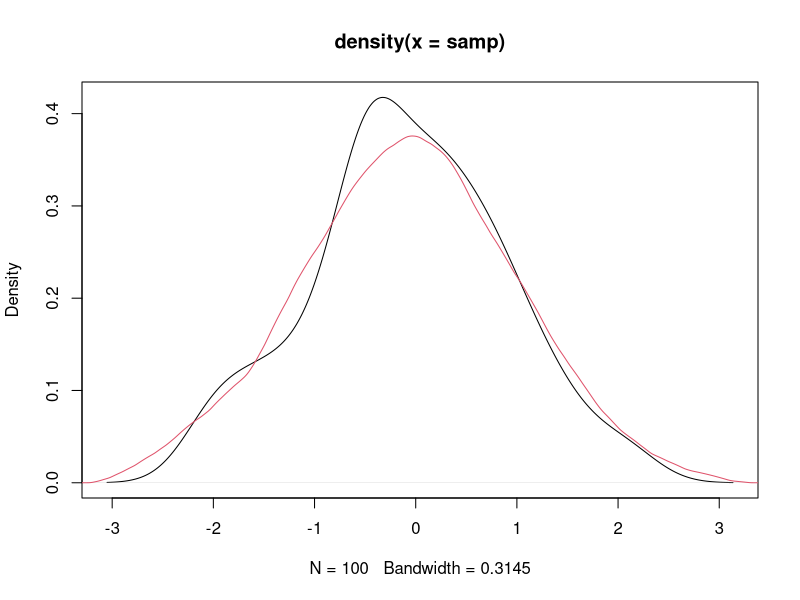
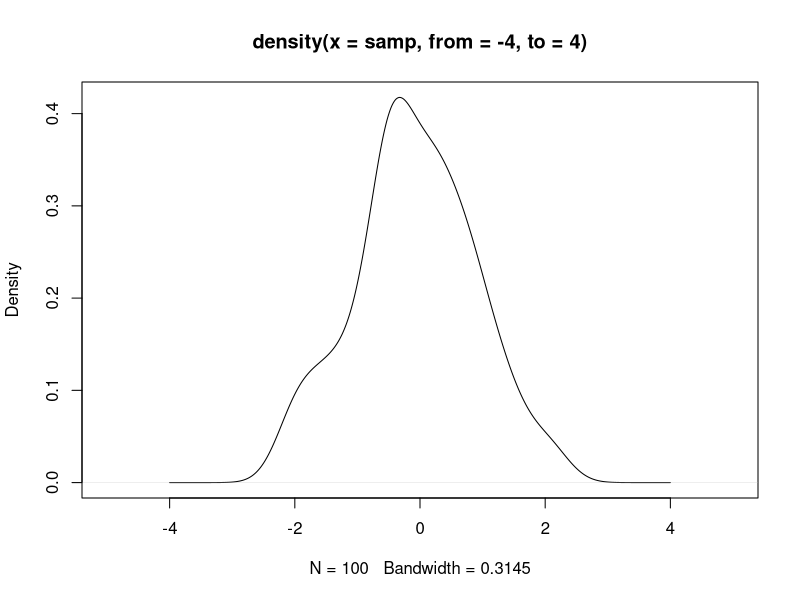
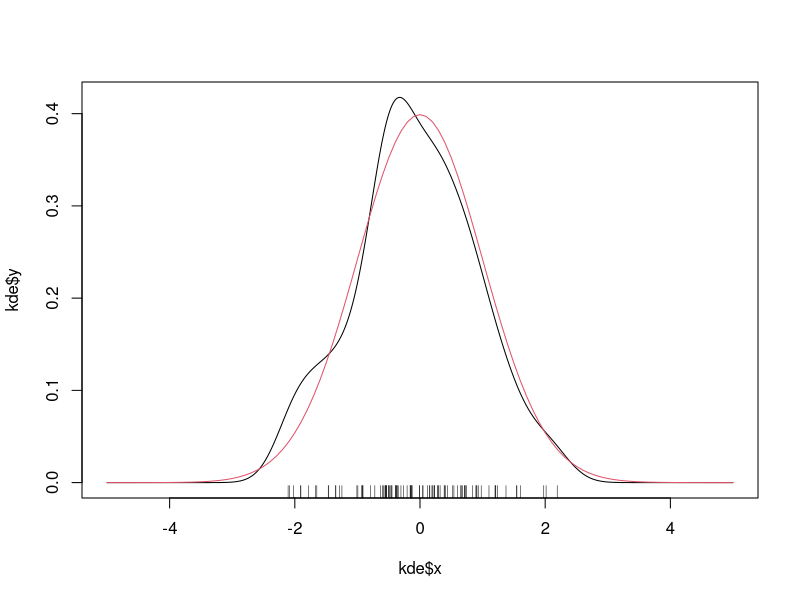
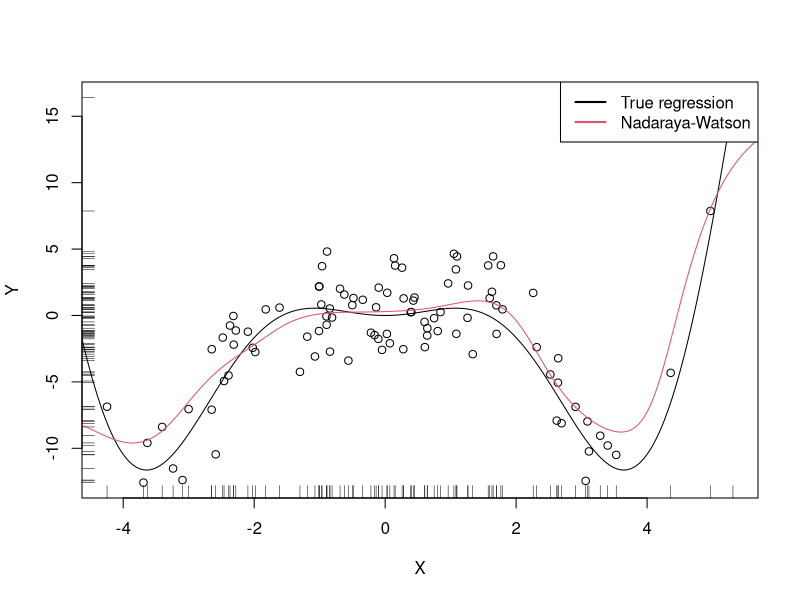

The R script that drew these images, in order: (Note: this script raises an error after producing the figures.)
## ---- chunk 1
knitr::include_app('https://ec2-35-177-34-200.eu-west-2.compute.amazonaws.com/kde/', height = '1000px')
## ---- chunk 2
# Sample 100 points from a N(0, 1)
set.seed(1234567)
samp <- rnorm(n = 100, mean = 0, sd = 1)

# Quickly compute a kde and plot the density object
# Automatically chooses bandwidth and uses normal kernel
plot(density(x = samp))

# Select a particular bandwidth (0.5) and kernel (Epanechnivok)
lines(density(x = samp, bw = 0.5, kernel = "epanechnikov"), col = 2)

# density automatically chooses the interval for plotting the kde
# (observe that the black line goes to roughly between -3 and 3)
# This can be tuned using "from" and "to"
plot(density(x = samp, from = -4, to = 4), xlim = c(-5, 5))

# The density object is a list
kde <- density(x = samp, from = -5, to = 5, n = 1024)
str(kde)
# Note that the evaluation grid "x"" is not directly controlled, only through
# "from, "to", and "n" (better use powers of 2)
plot(kde$x, kde$y, type = "l")
curve(dnorm(x), col = 2, add = TRUE) # True density
rug(samp)
## ---- chunk 3
# Nadaraya-Watson
mNW <- function(x, X, Y, h, K = dnorm) {

  # Arguments
  # x: evaluation points
  # X: vector (size n) with the predictors
  # Y: vector (size n) with the response variable
  # h: bandwidth
  # K: kernel

  # Matrix of size n x length(x)
  Kx <- sapply(X, function(Xi) K((x - Xi) / h) / h)

  # Weights
  W <- Kx / rowSums(Kx) # Column recycling!

  # Means at x ("drop" to drop the matrix attributes)
  drop(W %*% Y)

}

# Generate some data to test the implementation
set.seed(12345)
n <- 100
eps <- rnorm(n, sd = 2)
m <- function(x) x^2 * cos(x)
X <- rnorm(n, sd = 2)
Y <- m(X) + eps
xGrid <- seq(-10, 10, l = 500)

# Bandwidth
h <- 0.5

# Plot data
plot(X, Y)
rug(X, side = 1); rug(Y, side = 2)
lines(xGrid, m(xGrid), col = 1)
lines(xGrid, mNW(x = xGrid, X = X, Y = Y, h = h), col = 2)
legend("topright", legend = c("True regression", "Nadaraya-Watson"),
       lwd = 2, col = 1:2)
## ---- chunk 4
knitr::include_app('https://ec2-35-177-34-200.eu-west-2.compute.amazonaws.com/kreg/', height = '1000px')
## ---- chunk 5
# Generate some data to test the implementation
set.seed(123456)
n <- 100
eps <- rnorm(n, sd = 2)
m <- function(x) x^3 * sin(x)
X <- rnorm(n, sd = 1.5)
Y <- m(X) + eps
xGrid <- seq(-10, 10, l = 500)

# Bandwidth
h <- 0.25
lp0 <- locpoly(x = X, y = Y, bandwidth = h, degree = 0, range.x = c(-10, 10),
               gridsize = 500)
lp1 <- locpoly(x = X, y = Y, bandwidth = h, degree = 1, range.x = c(-10, 10),
               gridsize = 500)

# Plot data
plot(X, Y)
rug(X, side = 1); rug(Y, side = 2)
lines(xGrid, m(xGrid), col = 1)
lines(lp0$x, lp0$y, col = 2)
lines(lp1$x, lp1$y, col = 3)
legend("bottom", legend = c("True regression", "Local constant",
                         "Local linear"),
       lwd = 2, col = 1:3)
## ---- chunk 6
# Grid for representing (3.22)
hGrid <- seq(0.1, 1, l = 200)^2
error <- sapply(hGrid, function(h)
  mean((Y - mNW(x = X, X = X, Y = Y, h = h))^2))

# Error curve
plot(hGrid, error, type = "l")
rug(hGrid)
abline(v = hGrid[which.min(error)], col = 2)
## ---- chunk 7
# Generate some data to test the implementation
set.seed(12345)
n <- 100
eps <- rnorm(n, sd = 2)
m <- function(x) x^2 + sin(x)
X <- rnorm(n, sd = 1.5)
Y <- m(X) + eps
xGrid <- seq(-10, 10, l = 500)

# Objective function
cvNW <- function(X, Y, h, K = dnorm) {
  	sum(((Y - mNW(x = X, X = X, Y = Y, h = h, K = K)) /
  	       (1 - K(0) / colSums(K(outer(X, X, "-") / h))))^2)
}

# Find optimum CV bandwidth, with sensible grid
bw.cv.grid <- function(X, Y,
                       h.grid = diff(range(X)) * (seq(0.1, 1, l = 200))^2,
                       K = dnorm, plot.cv = FALSE) {
	obj <- sapply(h.grid, function(h) cvNW(X = X, Y = Y, h = h, K = K))
  h <- h.grid[which.min(obj)]
  if (plot.cv) {
    plot(h.grid, obj, type = "o")
    rug(h.grid)
    abline(v = h, col = 2, lwd = 2)
  }
  h
}

# Bandwidth
h <- bw.cv.grid(X = X, Y = Y, plot.cv = TRUE)
h

# Plot result
plot(X, Y)
rug(X, side = 1); rug(Y, side = 2)
lines(xGrid, m(xGrid), col = 1)
lines(xGrid, mNW(x = xGrid, X = X, Y = Y, h = h), col = 2)
legend("topright", legend = c("True regression", "Nadaraya-Watson"),
       lwd = 2, col = 1:2)
